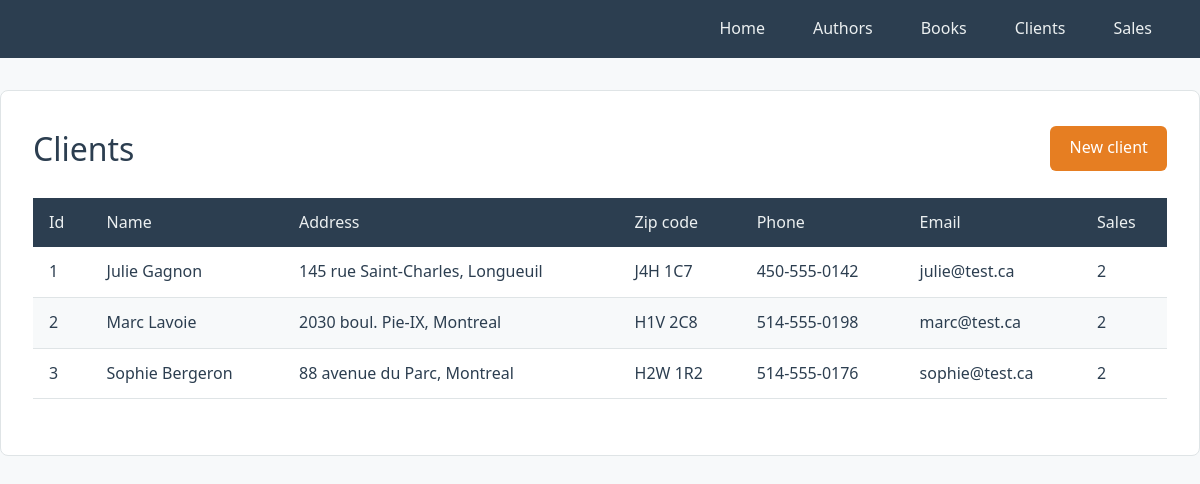
/client-index.php, run on the app's committed database.
### tables this page shows
CREATE TABLE IF NOT EXISTS `client` (
	`id` INT NOT NULL AUTO_INCREMENT,
    `name` VARCHAR(45) NOT NULL,
    `address` VARCHAR(60) NULL,
    `zip_code` VARCHAR(10) NULL,
    `phone` VARCHAR(20) NULL,
    `email` VARCHAR(100) NOT NULL UNIQUE,
    PRIMARY KEY (`id`)
 );

### classes/Client.php (called while the page is built, shortened)
<?php
class Client extends CRUD {
    public function selectWithSaleCount():array {
        $sql = "SELECT client.*, COUNT(sale.id) AS sale_count
            FROM client
            LEFT JOIN sale ON sale.client_id = client.id
            GROUP BY client.id
            ORDER BY client.name ASC";
        $stmt = $this->query($sql);
        return $stmt->fetchAll();
    }
}

### client-index.php (the view, shortened to what this page needs)
<?php
require_once('classes/Client.php');
$clientObj = new Client;
$clients = $clientObj->selectWithSaleCount();
?>
<!DOCTYPE html>
<html lang="fr">
<head>
    <link rel="stylesheet" href="css/style.css">
</head>
<body>
    <?php require_once('includes/nav.php'); ?>
    <main class="container">
        <div class="page-header">
            <h1>Clients</h1>
            <a href="client-create.php" class="btn">New client</a>
        </div>
        <table>
            <thead>
                <tr>
                    <th>Id</th>
                    <th>Name</th>
                    <th>Address</th>
                    <th>Zip code</th>
                    <th>Phone</th>
                    <th>Email</th>
                    <th>Sales</th>
                </tr>
            </thead>
            <tbody>
                <?php foreach($clients as $client) {
                ?>
                    <tr>
                        <td><?= $client['id'] ?></td>
                        <td><?= $client['name'] ?></td>
                        <td><?= $client['address'] ?></td>
                        <td><?= $client['zip_code'] ?></td>
                        <td><?= $client['phone'] ?></td>
                        <td><?= $client['email'] ?></td>
                        <td><?= $client['sale_count'] ?></td>
                    </tr>
                <?php
                }
                ?>
            </tbody>
        </table>
    </main>
</body>
</html>

### css/style.css (style rules this page uses)
:root { --dark: #2c3e50; --accent: #e67e22; --accent-hover: #d35400; --light: #ecf0f1; --border: #dfe4e6; --bg: #f7f9fa; --red: #c0392b; --red-hover: #a93226; --link: #185fa5; --white: #fff; }
* { margin: 0; padding: 0; box-sizing: border-box; }
body { font-family: system-ui, -apple-system, sans-serif; line-height: 1.6; color: var(--dark); background-color: var(--bg); }
.container { max-width: 1440px; margin: 2rem auto; padding: 2rem; background-color: var(--white); border: 1px solid var(--border); border-radius: 8px; }
h1, h2 { margin-bottom: 1.5rem; font-weight: 500; }
.page-header { display: flex; justify-content: space-between; align-items: center; margin-bottom: 1.5rem; }
.page-header h1 { margin-bottom: 0; }
table { width: 100%; border-collapse: collapse; margin-bottom: 1.5rem; }
th { background-color: var(--dark); color: var(--light); text-align: left; padding: 0.75rem 1rem; font-weight: 500; }
td { padding: 0.75rem 1rem; border-bottom: 1px solid var(--border); }
tbody tr:nth-child(even) { background-color: var(--bg); }
.btn { display: inline-block; background-color: var(--accent); color: var(--white); padding: 0.6rem 1.2rem; border: none; border-radius: 6px; text-decoration: none; font-size: 1rem; font-family: inherit; cursor: pointer; }

### data on the page
client: id "1", name "Julie Gagnon", address "145 rue Saint-Charles, Longueuil", zip_code "J4H 1C7", phone "450-555-0142", email "julie@test.ca", sale_count "2"
client: id "2", name "Marc Lavoie", address "2030 boul. Pie-IX, Montreal", zip_code "H1V 2C8", phone "514-555-0198", email "marc@test.ca", sale_count "2"
client: id "3", name "Sophie Bergeron", address "88 avenue du Parc, Montreal", zip_code "H2W 1R2", phone "514-555-0176", email "sophie@test.ca", sale_count "2"
